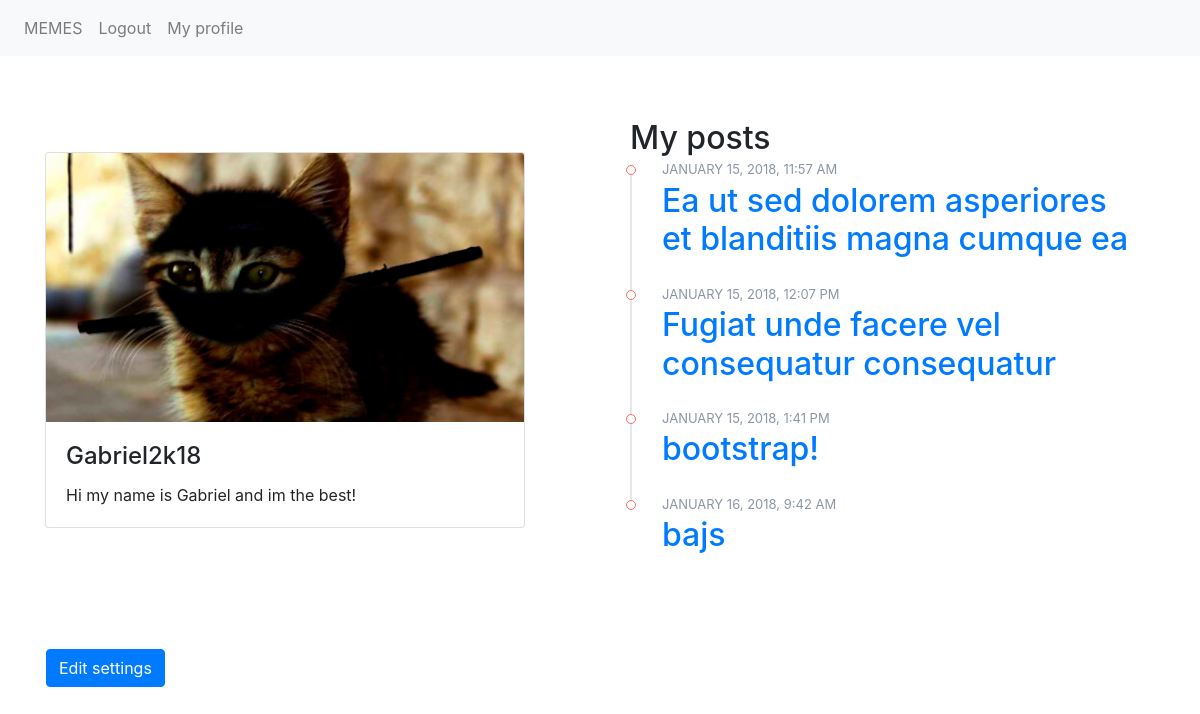
/myProfile.php (signed in), run on the app's committed database.
### tables this page shows
CREATE TABLE "USERS" (
	`ID`	INTEGER NOT NULL PRIMARY KEY AUTOINCREMENT,
	`USERNAME`	TEXT NOT NULL,
	`MAIL`	TEXT NOT NULL,
	`PASSWORD`	TEXT NOT NULL,
	`BIO`	TEXT,
	`IMAGE`	TEXT
);

CREATE TABLE "POSTS" (
	`post_id`	INTEGER NOT NULL PRIMARY KEY AUTOINCREMENT,
	`title`	TEXT NOT NULL,
	`user_id`	INTEGER NOT NULL,
	`link`	TEXT,
	`post_date`	TEXT,
	`description`	TEXT
);

### app/functions.php (called while the page is built, shortened)
<?php
function userInfo($pdo){
  $id = $_SESSION['user']['ID'];
  $statement = $pdo->prepare('SELECT * FROM USERS WHERE ID = :id');
  $statement->bindParam(':id', $id, PDO::PARAM_INT);
  $statement->execute();
  $user = $statement->fetch(PDO::FETCH_ASSOC);
  unset($user['PASSWORD']);
  unset($user['ID']);
  return $user;
};
function userPosts($pdo, $id){
  $statement = $pdo->query("SELECT * FROM POSTS WHERE user_id = '$id'");
  $myPosts2 = $statement->fetchAll(PDO::FETCH_ASSOC);
  return $myPosts2;
}

### myProfile.php (the view, shortened to what this page needs)
<?php require __DIR__.'/views/header.php';
$info = userInfo($pdo);
$id = $_SESSION['user']['ID'];
$myPosts2 = userPosts($pdo, $id);
?>
<div class="row">
<div class="col-md-6">
<div class="card mt-5" style="width: 30rem;">
  <?php if (!$info['IMAGE']) {
    ?> <img class="card-img-top" src="https://s3.amazonaws.com/wll-community-production/images/no-avatar.png" alt=""> <?php
  } else {
    ?> <img class="card-img-top" src="<?php echo "images/".$info['IMAGE']; ?>">
  <?php }  ?>
  <div class="card-body">
    <h4 class="card-title"><?php echo $info['USERNAME'] ?></h4>
    <p class="card-text"><?php echo $info['BIO'];
    if (!$info['BIO']) {
        echo "Please write something about yourself.";
    } ?></p>
  </div>
</div>
</div>
<div class="col-md-6 mx-auto">
<div class="activity-feed">
  <h2>My posts</h2>
<?php foreach ($myPosts2 as $key => $value) {
  ?>
  <div class="feed-item">
    <div class="date"> <?php echo $value['post_date'] ?></div>
    <div class="text"><a href="comments.php?id=<?php echo $value['post_id'] ?>"> <h2><?php echo $value['title'];?></a></div>
  </div>
<?php } ?>
</div>
</div>
<div>
<p class="mt-5 ml-3">
  <button class="btn btn-primary" type="button" data-toggle="collapse" data-target="#collapseExample" aria-expanded="false" aria-controls="collapseExample">
    Edit settings
  </button>
</p>
</div>
<?php require __DIR__.'/views/footer.php'; ?>

### assets/styles/main.css (style rules this page uses)
.activity-feed { padding: 15px; }
.activity-feed .feed-item { position: relative; padding-bottom: 20px; padding-left: 30px; border-left: 2px solid #e4e8eb; }
.activity-feed .feed-item:last-child { border-color: transparent; }
.activity-feed .feed-item:after { content: ""; display: block; position: absolute; top: 0; left: -6px; width: 10px; height: 10px; border-radius: 6px; background: #fff; border: 1px solid #f37167; }
.activity-feed .feed-item .date { position: relative; top: -5px; color: #8c96a3; text-transform: uppercase; font-size: 13px; }
.activity-feed .feed-item .text { position: relative; top: -3px; }

### data on the page
users: IMAGE (picture), USERNAME "Gabriel2k18", BIO "Hi my name is Gabriel and im the best!"
posts: post_date "JANUARY 15, 2018, 11:57 AM", title "Ea ut sed dolorem asperiores et blanditiis magna cumque ea"
posts: post_date "JANUARY 15, 2018, 12:07 PM", title "Fugiat unde facere vel consequatur consequatur"
posts: post_date "JANUARY 15, 2018, 1:41 PM", title "bootstrap!"
posts: post_date "JANUARY 16, 2018, 9:42 AM", title "bajs"
